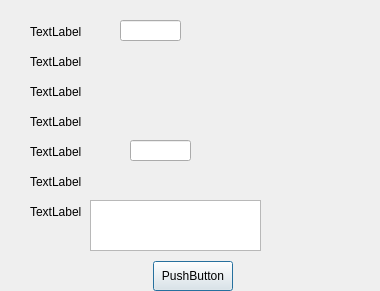
<?xml version="1.0" encoding="UTF-8"?>
<ui version="4.0">
 <class>ConsumptionDialog</class>
 <widget class="QDialog" name="ConsumptionDialog">
  <property name="geometry">
   <rect>
    <x>0</x>
    <y>0</y>
    <width>380</width>
    <height>291</height>
   </rect>
  </property>
  <property name="windowTitle">
   <string>Dialog</string>
  </property>
  <widget class="QLabel" name="label_1">
   <property name="geometry">
    <rect>
     <x>30</x>
     <y>20</y>
     <width>70</width>
     <height>24</height>
    </rect>
   </property>
   <property name="minimumSize">
    <size>
     <width>70</width>
     <height>24</height>
    </size>
   </property>
   <property name="text">
    <string>TextLabel</string>
   </property>
  </widget>
  <widget class="QLabel" name="label_2">
   <property name="geometry">
    <rect>
     <x>30</x>
     <y>50</y>
     <width>281</width>
     <height>24</height>
    </rect>
   </property>
   <property name="minimumSize">
    <size>
     <width>0</width>
     <height>24</height>
    </size>
   </property>
   <property name="text">
    <string>TextLabel</string>
   </property>
  </widget>
  <widget class="QLabel" name="label_3">
   <property name="geometry">
    <rect>
     <x>30</x>
     <y>80</y>
     <width>201</width>
     <height>24</height>
    </rect>
   </property>
   <property name="minimumSize">
    <size>
     <width>0</width>
     <height>24</height>
    </size>
   </property>
   <property name="text">
    <string>TextLabel</string>
   </property>
  </widget>
  <widget class="QLabel" name="label_6">
   <property name="geometry">
    <rect>
     <x>30</x>
     <y>170</y>
     <width>360</width>
     <height>24</height>
    </rect>
   </property>
   <property name="minimumSize">
    <size>
     <width>360</width>
     <height>24</height>
    </size>
   </property>
   <property name="text">
    <string>TextLabel</string>
   </property>
  </widget>
  <widget class="QLabel" name="label_5">
   <property name="geometry">
    <rect>
     <x>30</x>
     <y>140</y>
     <width>90</width>
     <height>24</height>
    </rect>
   </property>
   <property name="minimumSize">
    <size>
     <width>90</width>
     <height>24</height>
    </size>
   </property>
   <property name="text">
    <string>TextLabel</string>
   </property>
  </widget>
  <widget class="QLabel" name="label_4">
   <property name="geometry">
    <rect>
     <x>30</x>
     <y>110</y>
     <width>211</width>
     <height>24</height>
    </rect>
   </property>
   <property name="minimumSize">
    <size>
     <width>0</width>
     <height>24</height>
    </size>
   </property>
   <property name="text">
    <string>TextLabel</string>
   </property>
  </widget>
  <widget class="QLineEdit" name="lineEdit">
   <property name="geometry">
    <rect>
     <x>120</x>
     <y>20</y>
     <width>61</width>
     <height>21</height>
    </rect>
   </property>
  </widget>
  <widget class="QLineEdit" name="lineEdit_2">
   <property name="geometry">
    <rect>
     <x>130</x>
     <y>140</y>
     <width>61</width>
     <height>21</height>
    </rect>
   </property>
  </widget>
  <widget class="QTextEdit" name="textEdit">
   <property name="geometry">
    <rect>
     <x>90</x>
     <y>200</y>
     <width>171</width>
     <height>51</height>
    </rect>
   </property>
  </widget>
  <widget class="QLabel" name="label_7">
   <property name="geometry">
    <rect>
     <x>30</x>
     <y>200</y>
     <width>57</width>
     <height>24</height>
    </rect>
   </property>
   <property name="minimumSize">
    <size>
     <width>0</width>
     <height>24</height>
    </size>
   </property>
   <property name="text">
    <string>TextLabel</string>
   </property>
  </widget>
  <widget class="QWidget" name="">
   <property name="geometry">
    <rect>
     <x>-3</x>
     <y>260</y>
     <width>391</width>
     <height>32</height>
    </rect>
   </property>
   <layout class="QHBoxLayout" name="horizontalLayout">
    <item>
     <spacer name="horizontalSpacer_4">
      <property name="orientation">
       <enum>Qt::Horizontal</enum>
      </property>
      <property name="sizeHint" stdset="0">
       <size>
        <width>40</width>
        <height>20</height>
       </size>
      </property>
     </spacer>
    </item>
    <item>
     <widget class="QPushButton" name="pushButton">
      <property name="minimumSize">
       <size>
        <width>60</width>
        <height>0</height>
       </size>
      </property>
      <property name="maximumSize">
       <size>
        <width>90</width>
        <height>30</height>
       </size>
      </property>
      <property name="text">
       <string>PushButton</string>
      </property>
     </widget>
    </item>
    <item>
     <spacer name="horizontalSpacer_5">
      <property name="orientation">
       <enum>Qt::Horizontal</enum>
      </property>
      <property name="sizeHint" stdset="0">
       <size>
        <width>40</width>
        <height>20</height>
       </size>
      </property>
     </spacer>
    </item>
   </layout>
  </widget>
 </widget>
 <resources/>
 <connections/>
</ui>
